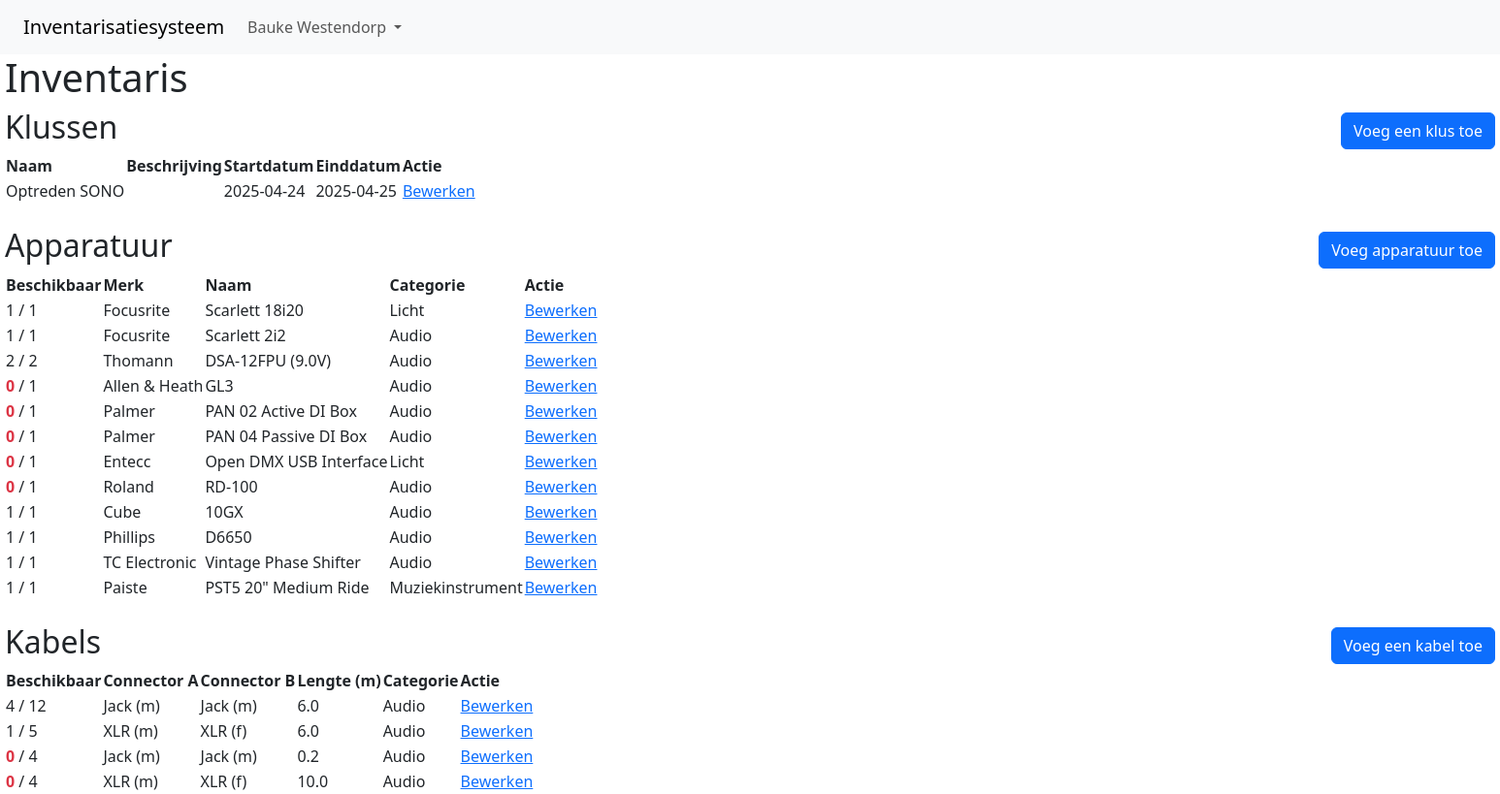
Screenshot of / (signed in) with the database file from the repository.
### models.py (models this page shows, shortened)
class User(db.Model, UserMixin):
    id = db.Column(db.Integer, primary_key=True)
    username = db.Column(db.String(60), unique=True, nullable=False)
    email = db.Column(db.String(120), unique=True, nullable=False)
    password = db.Column(db.String(60), nullable=False)

class Job(db.Model):
    id = db.Column(db.Integer, primary_key=True)
    name = db.Column(db.String(100), nullable=False)
    description = db.Column(db.String(5000), nullable=True)
    start_date = db.Column(db.Date, nullable=False)
    end_date = db.Column(db.Date, nullable=False)

class Equipment(db.Model):
    id = db.Column(db.Integer, primary_key=True)
    name = db.Column(db.String(100), nullable=False)
    brand = db.Column(db.String(100), nullable=False)
    category_id = db.Column(db.Integer, db.ForeignKey('category.id'), nullable=False)
    category = db.relationship('Category', foreign_keys=[category_id])
    count = db.Column(db.Integer, nullable=False)
    def available_count(self):
        linked_equipment_jobs = db.session.query(EquipmentJob).filter_by(equipment_id=self.id).all()
        used = 0
        for ej in linked_equipment_jobs:
            used += ej.count
        return self.count - used

class Category(db.Model):
    id = db.Column(db.Integer, primary_key=True)
    name = db.Column(db.String(100), nullable=False)

class EquipmentJob(db.Model):
    equipment_id = db.Column(db.Integer, db.ForeignKey('equipment.id'), primary_key=True, nullable=False)
    equipment = db.relationship('Equipment', foreign_keys=[equipment_id])
    job_id = db.Column(db.Integer, db.ForeignKey('job.id'), primary_key=True, nullable=False)
    job = db.relationship('Job', foreign_keys=[job_id])
    count = db.Column(db.Integer, nullable=False)

class Cable(db.Model):
    id = db.Column(db.Integer, primary_key=True)
    length = db.Column(db.Float, nullable=False)
    conn_a_id = db.Column(db.Integer, db.ForeignKey('connector.id'), nullable=False)
    conn_a = db.relationship('Connector', foreign_keys=[conn_a_id])
    conn_b_id = db.Column(db.Integer, db.ForeignKey('connector.id'), nullable=False)
    conn_b = db.relationship('Connector', foreign_keys=[conn_b_id])
    category_id = db.Column(db.Integer, db.ForeignKey('category.id'), nullable=False)
    category = db.relationship('Category', foreign_keys=[category_id])
    count = db.Column(db.Integer, nullable=False)
    def available_count(self):
        linked_cable_jobs = db.session.query(CableJob).filter_by(cable_id=self.id).all()
        used = 0
        for cj in linked_cable_jobs:
            used += cj.count
        return self.count - used

class CableJob(db.Model):
    cable_id = db.Column(db.Integer, db.ForeignKey('cable.id'), primary_key=True, nullable=False)
    cable = db.relationship('Cable', foreign_keys=[cable_id])
    job_id = db.Column(db.Integer, db.ForeignKey('job.id'), primary_key=True, nullable=False)
    job = db.relationship('Job', foreign_keys=[job_id])
    count = db.Column(db.Integer, nullable=False)

class Connector(db.Model):
    id = db.Column(db.Integer, primary_key=True)
    name = db.Column(db.String(100), nullable=False)
    is_male = db.Column(db.Boolean, nullable=False)
    def gender_label(self):
        if self.is_male:
            return 'm'
        else:
            return 'f'

### routes.py (the view)
@app.route("/")
@login_required
def index():
    jobs = Job.query.all()
    cables = Cable.query.all()
    equipment = Equipment.query.all()
    return render_template('index.html', title="Inventaris", equipment=equipment, cables=cables, jobs=jobs)

### app.py (called while the page is built)
@app.before_request
def create_tables():
    db.create_all()

### models.py (called while the page is built)
@login_manager.user_loader
def load_user(user_id):
    return User.query.get(int(user_id))

### templates/index.html (shortened to what this page needs)
{% extends "base.html" %}
{% block head_includes %}
<link rel="stylesheet" href="https://cdn.jsdelivr.net/npm/bootstrap-icons@1.11.3/font/bootstrap-icons.css"/>
<link rel="stylesheet" href="https://cdn.jsdelivr.net/npm/bootstrap-icons@1.11.3/font/bootstrap-icons.css"/>
<link rel="stylesheet" href="https://cdn.jsdelivr.net/npm/bootstrap-table@1.24.0/dist/bootstrap-table.min.css"/>
{% endblock %}
{% block content %}
<h1>Inventaris</h1>
<section>
    <div id="jobs-toolbar" class="d-flex justify-content-between align-items-center">
        <h2 class="me-3">Klussen</h2>
        <a class="btn btn-primary" href="/job/add" role="button">Voeg een klus toe</a>
    </div>
    <table
        data-toggle="table"
        data-search="true"
        data-show-columns="true"
        data-toolbar="#jobs-toolbar"
        data-search="true"
        data-show-columns="true"
        data-show-columns-toggle-all="true"
        data-minimum-count-columns="2"
        data-pagination="true"
        data-id-field="id"
        data-page-list="[10, 25, 50, 100, all]"
        data-sortable="true"
    >
        <thead>
            <th data-field="name" data-custom-attribute="name" data-sortable="true">
                Naam
            </th>
            <th data-field="description" data-custom-attribute="description">
                Beschrijving
            </th>
            <th data-field="start_date" data-custom-attribute="start_date" data-sortable="true">
                Startdatum
            </th>
            <th data-field="end_date" data-custom-attribute="end_date" data-sortable="true">
                Einddatum
            </th>
            <th data-field="action" data-custom-attribute="action">
                Actie
            </th>
        </thead>
        <tbody>
            {% for j in jobs %}
            <tr id="{{ j.id }}" class="tr-class-1">
                <td data-text="{{ j.name }}">{{ j.name }}</td>
                <td data-text="{{ j.description }}">{{ j.description }}</td>
                <td data-text="{{ j.start_date }}">{{ j.start_date }}</td>
                <td data-text="{{ j.end_date }}">{{ j.end_date }}</td>
                <td><a href="job/{{ j.id }}/edit">Bewerken</a></td>
            </tr>
            {% endfor %}
        </tbody>
    </table>
</section>
<section class="mt-4">
    <div id="equipment-toolbar" class="d-flex justify-content-between align-items-center">
        <h2 class="me-3">Apparatuur</h2>
        <a class="btn btn-primary" href="/equipment/add" role="button">Voeg apparatuur toe</a>
    </div>
    <table
        data-toggle="table"
        data-search="true"
        data-show-columns="true"
        data-toolbar="#equipment-toolbar"
        data-search="true"
        data-show-columns="true"
        data-show-columns-toggle-all="true"
        data-minimum-count-columns="2"
        data-pagination="true"
        data-id-field="id"
        data-page-list="[10, 25, 50, 100, all]"
        data-sortable="true"
    >
        <thead>
            <th data-width="1rem" data-field="count" data-custom-attribute="count" data-sortable="true">
                Beschikbaar
            </th>
            <th data-field="brand" data-custom-attribute="brand" data-sortable="true">
                Merk
            </th>
            <th data-field="name" data-custom-attribute="name" data-sortable="true">
                Naam
            </th>
            <th data-field="category" data-custom-attribute="category" data-sortable="true">
                Categorie
            </th>
            <th data-field="action" data-custom-attribute="action">
                Actie
            </th>
        </thead>
        <tbody>
            {% for e in equipment %}
            <tr id="{{ e.id }}" class="tr-class-1">
                <td>
                    <span class="{{ 'text-danger fw-bold' if e.available_count() == 0 else '' }}">
                        {{ e.available_count() }}
                    </span>
                    /
                    <span> {{ e.count }} </span>
                </td>
                <td data-text="{{ e.brand }}">{{ e.brand }}</td>
                <td data-text="{{ e.name }}">{{ e.name }}</td>
                <td data-text="{{ e.category.name }}">{{ e.category.name }}</td>
                <td><a href="equipment/{{ e.id }}/edit">Bewerken</a></td>
            </tr>
            {% endfor %}
        </tbody>
    </table>
</section>
<section class="mt-4">
    <div id="cables-toolbar" class="d-flex justify-content-between align-items-center">
        <h2 class="me-3">Kabels</h2>
        <a class="btn btn-primary" href="/cable/add" role="button">Voeg een kabel toe</a>
    </div>
    <table
        data-toggle="table"
        data-search="true"
        data-show-columns="true"
        data-toolbar="#cables-toolbar"
        data-search="true"
        data-show-columns="true"
        data-show-columns-toggle-all="true"
        data-minimum-count-columns="2"
        data-pagination="true"
        data-id-field="id"
        data-page-list="[10, 25, 50, 100, all]"
        data-sortable="true"
    >
        <thead>
            <th
                data-field="count"
                data-custom-attribute="count"
                data-sortable="true"
            >
                Beschikbaar
            </th>
            <th
                data-field="conn-a"
                data-custom-attribute="conn_a"
                data-sortable="true"
            >
                Connector A
            </th>
            <th
                data-field="conn-b"
                data-custom-attribute="conn_b"
                data-sortable="true"
            >
                Connector B
            </th>
            <th
                data-field="length"
                data-custom-attribute="length"
                data-sortable="true"
            >
                Lengte (m)
            </th>
            <th
                data-field="category"
                data-custom-attribute="category"
                data-sortable="true"
            >
                Categorie
            </th>
            <th data-field="action" data-custom-attribute="action">Actie</th>
        </thead>
        <tbody>
            {% for c in cables %}
            <tr id="{{ c.id }}" class="tr-class-1">
                <td>
                    <span
                        class="{{ 'text-danger fw-bold' if c.available_count() == 0 else '' }}"
                    >
                        {{ c.available_count() }}
                    </span>
                    /
                    <span> {{ c.count }} </span>
                </td>
                <td data-value="{{ c.conn_a_id }}">
                    {{ c.conn_a.name }} ({{ c.conn_a.gender_label() }})
                </td>
                <td data-value="{{ c.conn_b_id }}">
                    {{ c.conn_b.name }} ({{ c.conn_b.gender_label() }})
                </td>
                <td data-value="{{ c.length }}">{{ c.length }}</td>
                <td data-text="{{ c.category.name }}">{{ c.category.name }}</td>
                <td><a href="cable/{{ c.id }}/edit">Bewerken</a></td>
            </tr>
            {% endfor %}
        </tbody>
    </table>
</section>
{% endblock %}

### templates/base.html (shortened to what this page needs)
<!doctype html>
<html lang="en">
    <head>
        <link
            href="https://cdn.jsdelivr.net/npm/bootstrap@5.3.3/dist/css/bootstrap.min.css"
            rel="stylesheet"
        />
        <link rel="stylesheet" href="{{ url_for('static', filename='main.css') }}">
        {% block head_includes %}
        {% endblock %}
    </head>
    <body>
        <nav class="px-4 py-2 navbar navbar-expand-lg navbar-light bg-light">
            <a class="navbar-brand" href="/">Inventarisatiesysteem</a>
            <div class="collapse navbar-collapse">
                <ul class="navbar-nav ml-auto">
                    {% if current_user.is_authenticated %}
                        <li class="nav-item dropdown">
                            <a class="nav-link dropdown-toggle"
                                href="#"
                                id="navbarDropdown"
                                role="button"
                                data-bs-toggle="dropdown"
                                aria-haspopup="true"
                                aria-expanded="false"
                            >
                                {{ current_user.username }}
                            </a>
                        </li>
                    {% else %}
                        <li class="nav-item">
                            <a class="nav-link" href="/login">Login</a>
                        </li>
                    {% endif %}
                </ul>
            </div>
        </nav>
        <div id="page">
            {% block content %} {% endblock %}
        </div>
    </body>
</html>

### static/main.css (style rules this page uses)
#page { width: 96rem; margin: 0 auto; }

### rows the page displays
User: username "Bauke Westendorp"
Job: name "Optreden SONO", start_date "2025-04-24", end_date "2025-04-25"
Equipment: available_count "1", count "1", brand "Focusrite", name "Scarlett 18i20", category.name "Licht"
Equipment: available_count "1", count "1", brand "Focusrite", name "Scarlett 2i2", category.name "Audio"
Equipment: available_count "2", count "2", brand "Thomann", name "DSA-12FPU (9.0V)", category.name "Audio"
Equipment: available_count "0", count "1", brand "Allen & Heath", name "GL3", category.name "Audio"
Equipment: available_count "0", count "1", brand "Palmer", name "PAN 02 Active DI Box", category.name "Audio"
Equipment: available_count "0", count "1", brand "Palmer", name "PAN 04 Passive DI Box", category.name "Audio"
Equipment: available_count "0", count "1", brand "Entecc", name "Open DMX USB Interface", category.name "Licht"
Equipment: available_count "0", count "1", brand "Roland", name "RD-100", category.name "Audio"
Equipment: available_count "1", count "1", brand "Cube", name "10GX", category.name "Audio"
Equipment: available_count "1", count "1", brand "Phillips", name "D6650", category.name "Audio"
Equipment: available_count "1", count "1", brand "TC Electronic", name "Vintage Phase Shifter", category.name "Audio"
Equipment: available_count "1", count "1", brand "Paiste", name "PST5 20\" Medium Ride", category.name "Muziekinstrument"
Cable: available_count "4", count "12", {{ c.conn_a_id }} 1 (drawn), conn_a.name "Jack", conn_a.gender_label "m", {{ c.conn_b_id }} 1 (drawn), conn_b.name "Jack", conn_b.gender_label "m", length "6.0", category.name "Audio"
Cable: available_count "1", count "5", {{ c.conn_a_id }} 4 (drawn), conn_a.name "XLR", conn_a.gender_label "m", {{ c.conn_b_id }} 3 (drawn), conn_b.name "XLR", conn_b.gender_label "f", length "6.0", category.name "Audio"
Cable: available_count "0", count "4", {{ c.conn_a_id }} 1 (drawn), conn_a.name "Jack", conn_a.gender_label "m", {{ c.conn_b_id }} 1 (drawn), conn_b.name "Jack", conn_b.gender_label "m", length "0.2", category.name "Audio"
Cable: available_count "0", count "4", conn_a.name "XLR", conn_a.gender_label "m", {{ c.conn_b_id }} 3 (drawn), conn_b.name "XLR", conn_b.gender_label "f", length "10.0", category.name "Audio"
